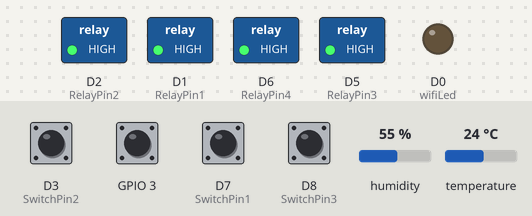
The sketch below on a simulated ESP8266 (NodeMCU). On the bench: switched loads named in the sketch (green lamp = pin HIGH), output pins drawn as LEDs (lit = HIGH). Inputs (shaded band) come from the test bench; at power-on: D3 (SwitchPin2), D7 (SwitchPin1), D8 (SwitchPin3), GPIO 3 HIGH, humidity 55 %, temperature 24 °C. WiFi joins after 1.5 s; servers stay silent unless stated; what the sketch prints to the serial monitor is not drawn.

Above: at 3.0 s.
3.1 s: D3 (SwitchPin2) pulled LOW for 0.15 s
At 3.17 s:
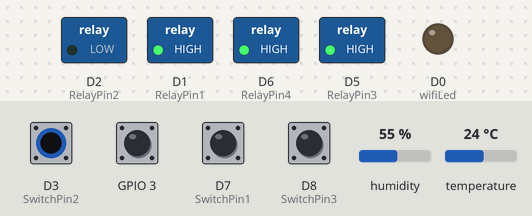
4.7 s: GPIO 3 pulled LOW for 0.15 s
At 4.77 s:
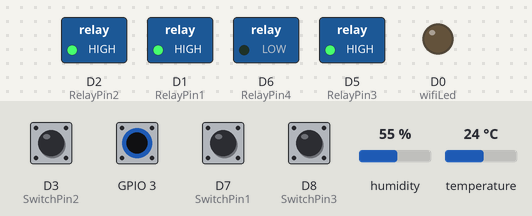
6.3 s: D7 (SwitchPin1) pulled LOW for 0.15 s
At 6.37 s:
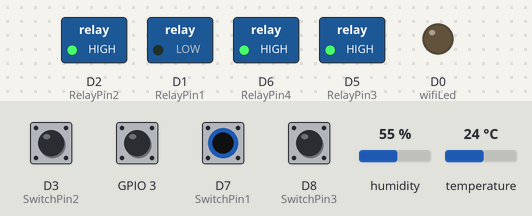
7.9 s: D8 (SwitchPin3) pulled LOW for 0.15 s
At 7.97 s:
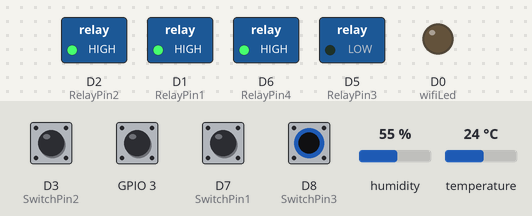
9.5 s: D3 (SwitchPin2) driven LOW and GPIO 3 driven LOW
At 10.4 s:
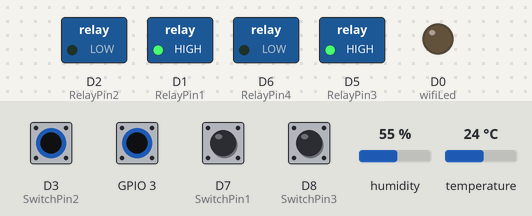
11.0 s: D7 (SwitchPin1) pulled LOW for 1 s
At 11.5 s:
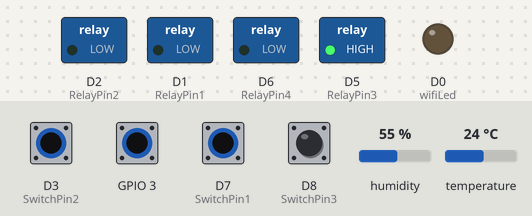
Timing chart, 0 to 14.0 s (numbered marks = the images above; inputs shaded):
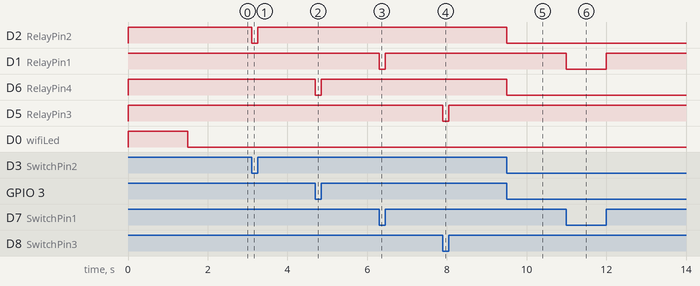

Measured:
- after the input at 3.1 s, D2 (RelayPin2): HIGH → LOW at once, → HIGH 0.15 s later
- after the input at 4.7 s, D6 (RelayPin4): HIGH → LOW at once, → HIGH 0.15 s later
- after the input at 6.3 s, D1 (RelayPin1): HIGH → LOW at once, → HIGH 0.15 s later
- after the input at 7.9 s, D5 (RelayPin3): HIGH → LOW at once, → HIGH 0.15 s later
- after the input at 9.5 s, D2 (RelayPin2), D6 (RelayPin4): HIGH → LOW at once
- after the input at 11.0 s, D1 (RelayPin1): HIGH → LOW at once, → HIGH 1.0 s later

The sketch:

esp8266_blynk_smart_home.ino
```cpp
#define BLYNK_TEMPLATE_ID "YOUR_TEMPLATE_ID"
#define BLYNK_TEMPLATE_NAME "Smart Home"
#define BLYNK_AUTH_TOKEN "YOUR_BLYNK_AUTH_TOKEN"

#include <ESP8266WiFi.h>
#include <BlynkSimpleEsp8266.h>
#include <DHT.h>

char auth[] = BLYNK_AUTH_TOKEN;
char ssid[] = "YOUR_WIFI_SSID";     // 🔹 Your WiFi Name
char pass[] = "YOUR_WIFI_PASSWORD";         // 🔹 Your WiFi Password

#define DHTPIN D4
#define DHTTYPE DHT11
DHT dht(DHTPIN, DHTTYPE);

// Relay Pins
#define RelayPin1 D1
#define RelayPin2 D2
#define RelayPin3 D5
#define RelayPin4 D6

// Switch Pins
#define SwitchPin1 D7
#define SwitchPin2 D3
#define SwitchPin3 D8
#define SwitchPin4 RX

#define wifiLed D0  // WiFi status LED

// Virtual Pins (Blynk)
#define VPIN_BUTTON_1 V1
#define VPIN_BUTTON_2 V2
#define VPIN_BUTTON_3 V3
#define VPIN_BUTTON_4 V4
#define VPIN_BUTTON_C V5
#define VPIN_TEMPERATURE V6
#define VPIN_HUMIDITY V7

// States
bool toggleState_1 = LOW;
bool toggleState_2 = LOW;
bool toggleState_3 = LOW;
bool toggleState_4 = LOW;

bool SwitchState_1 = LOW;
bool SwitchState_2 = LOW;
bool SwitchState_3 = LOW;
bool SwitchState_4 = LOW;

float temperature1 = 0;
float humidity1 = 0;
int wifiFlag = 0;
bool fetch_blynk_state = true;

BlynkTimer timer;

// -------------------- FUNCTION DEFINITIONS --------------------

void all_SwitchOff() {
  toggleState_1 = 0; digitalWrite(RelayPin1, HIGH); Blynk.virtualWrite(VPIN_BUTTON_1, toggleState_1);
  toggleState_2 = 0; digitalWrite(RelayPin2, HIGH); Blynk.virtualWrite(VPIN_BUTTON_2, toggleState_2);
  toggleState_3 = 0; digitalWrite(RelayPin3, HIGH); Blynk.virtualWrite(VPIN_BUTTON_3, toggleState_3);
  toggleState_4 = 0; digitalWrite(RelayPin4, HIGH); Blynk.virtualWrite(VPIN_BUTTON_4, toggleState_4);
}

void checkBlynkStatus() {
  bool isconnected = Blynk.connected();
  if (!isconnected) {
    wifiFlag = 1;
    digitalWrite(wifiLed, HIGH);
    Serial.println("🔴 Blynk Disconnected");
  } else {
    wifiFlag = 0;
    digitalWrite(wifiLed, LOW);
  }
}

void readSensor() {
  float h = dht.readHumidity();
  float t = dht.readTemperature();
  if (isnan(h) || isnan(t)) {
    Serial.println("⚠ Failed to read from DHT sensor!");
    return;
  }
  humidity1 = h;
  temperature1 = t;
}

void sendSensor() {
  readSensor();
  Blynk.virtualWrite(VPIN_HUMIDITY, humidity1);
  Blynk.virtualWrite(VPIN_TEMPERATURE, temperature1);
}

// -------------------- BLYNK WRITE FUNCTIONS --------------------
BLYNK_WRITE(VPIN_BUTTON_1) {
  toggleState_1 = param.asInt();
  digitalWrite(RelayPin1, !toggleState_1);
}

BLYNK_WRITE(VPIN_BUTTON_2) {
  toggleState_2 = param.asInt();
  digitalWrite(RelayPin2, !toggleState_2);
}

BLYNK_WRITE(VPIN_BUTTON_3) {
  toggleState_3 = param.asInt();
  digitalWrite(RelayPin3, !toggleState_3);
}

BLYNK_WRITE(VPIN_BUTTON_4) {
  toggleState_4 = param.asInt();
  digitalWrite(RelayPin4, !toggleState_4);
}

BLYNK_WRITE(VPIN_BUTTON_C) {
  all_SwitchOff();
}

BLYNK_CONNECTED() {
  if (fetch_blynk_state) {
    Blynk.syncVirtual(VPIN_BUTTON_1);
    Blynk.syncVirtual(VPIN_BUTTON_2);
    Blynk.syncVirtual(VPIN_BUTTON_3);
    Blynk.syncVirtual(VPIN_BUTTON_4);
  }
  Blynk.syncVirtual(VPIN_TEMPERATURE);
  Blynk.syncVirtual(VPIN_HUMIDITY);
  Serial.println("🟢 Blynk Connected Successfully!");
}

// -------------------- MANUAL SWITCH CONTROL --------------------
void manual_control() {
  if (digitalRead(SwitchPin1) == LOW && SwitchState_1 == LOW) {
    digitalWrite(RelayPin1, LOW);
    toggleState_1 = HIGH;
    SwitchState_1 = HIGH;
    Blynk.virtualWrite(VPIN_BUTTON_1, toggleState_1);
  }
  if (digitalRead(SwitchPin1) == HIGH && SwitchState_1 == HIGH) {
    digitalWrite(RelayPin1, HIGH);
    toggleState_1 = LOW;
    SwitchState_1 = LOW;
    Blynk.virtualWrite(VPIN_BUTTON_1, toggleState_1);
  }

  if (digitalRead(SwitchPin2) == LOW && SwitchState_2 == LOW) {
    digitalWrite(RelayPin2, LOW);
    toggleState_2 = HIGH;
    SwitchState_2 = HIGH;
    Blynk.virtualWrite(VPIN_BUTTON_2, toggleState_2);
  }
  if (digitalRead(SwitchPin2) == HIGH && SwitchState_2 == HIGH) {
    digitalWrite(RelayPin2, HIGH);
    toggleState_2 = LOW;
    SwitchState_2 = LOW;
    Blynk.virtualWrite(VPIN_BUTTON_2, toggleState_2);
  }

  if (digitalRead(SwitchPin3) == LOW && SwitchState_3 == LOW) {
    digitalWrite(RelayPin3, LOW);
    toggleState_3 = HIGH;
    SwitchState_3 = HIGH;
    Blynk.virtualWrite(VPIN_BUTTON_3, toggleState_3);
  }
  if (digitalRead(SwitchPin3) == HIGH && SwitchState_3 == HIGH) {
    digitalWrite(RelayPin3, HIGH);
    toggleState_3 = LOW;
    SwitchState_3 = LOW;
    Blynk.virtualWrite(VPIN_BUTTON_3, toggleState_3);
  }

  if (digitalRead(SwitchPin4) == LOW && SwitchState_4 == LOW) {
    digitalWrite(RelayPin4, LOW);
    toggleState_4 = HIGH;
    SwitchState_4 = HIGH;
    Blynk.virtualWrite(VPIN_BUTTON_4, toggleState_4);
  }
  if (digitalRead(SwitchPin4) == HIGH && SwitchState_4 == HIGH) {
    digitalWrite(RelayPin4, HIGH);
    toggleState_4 = LOW;
    SwitchState_4 = LOW;
    Blynk.virtualWrite(VPIN_BUTTON_4, toggleState_4);
  }
}

// -------------------- SETUP --------------------
void setup() {
  Serial.begin(9600);

  pinMode(RelayPin1, OUTPUT);
  pinMode(RelayPin2, OUTPUT);
  pinMode(RelayPin3, OUTPUT);
  pinMode(RelayPin4, OUTPUT);
  pinMode(wifiLed, OUTPUT);

  pinMode(SwitchPin1, INPUT_PULLUP);
  pinMode(SwitchPin2, INPUT_PULLUP);
  pinMode(SwitchPin3, INPUT_PULLUP);
  pinMode(SwitchPin4, INPUT_PULLUP);

  digitalWrite(RelayPin1, HIGH);
  digitalWrite(RelayPin2, HIGH);
  digitalWrite(RelayPin3, HIGH);
  digitalWrite(RelayPin4, HIGH);

  dht.begin();
  digitalWrite(wifiLed, HIGH);

  WiFi.begin(ssid, pass);
  Serial.print("📶 Connecting to WiFi");

  int wifiAttempt = 0;
  while (WiFi.status() != WL_CONNECTED && wifiAttempt < 20) {
    delay(500);
    Serial.print(".");
    wifiAttempt++;
  }

  if (WiFi.status() == WL_CONNECTED) {
    Serial.println("\n✅ WiFi Connected!");
    Serial.print("IP Address: ");
    Serial.println(WiFi.localIP());
    digitalWrite(wifiLed, LOW);
    Blynk.config(auth);
    Blynk.connect();
  } else {
    Serial.println("\n❌ WiFi Connection Failed! Running in Offline Mode");
  }

  timer.setInterval(2000L, checkBlynkStatus);
  timer.setInterval(3000L, sendSensor);
}

// -------------------- LOOP --------------------
void loop() {
  manual_control();

  if (WiFi.status() != WL_CONNECTED) {
    WiFi.begin(ssid, pass);
  }

  if (Blynk.connected()) {
    Blynk.run();
  }

  timer.run();
}
```
